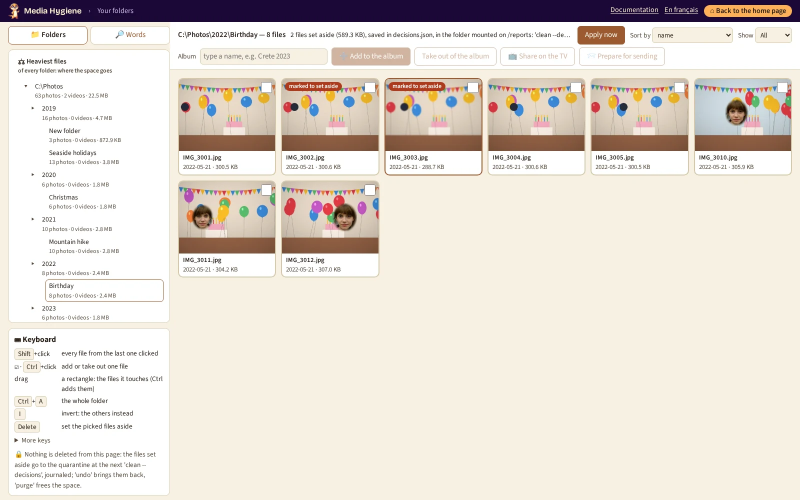
#> input picture documentation/en/images/browse.webp, 1600 x 1000 px (shown at 1/2 size)
$ python -i pictures.py   (imports and definitions only)
#> lines starting #> are read from the running program, lines starting #| are printed output that depends on the picture
"""One synthetic picture: a scene drawn wider than the frame, panned, grained.

A burst shot may have a pose: a subject moved across the frame, so that the shots of a
series differ like real ones (another pose), not only by a few pixels of panning.
"""

from __future__ import annotations

import random
from dataclasses import dataclass
from enum import StrEnum
from typing import TYPE_CHECKING, Final

from PIL import ImageDraw, ImageFilter

from tests.support.docs.festive import balloons, christmas
from tests.support.docs.landscapes import beach, meadow, mountains, sunset
from tests.support.docs.painting import grain
from tests.support.docs.portraits import paste_face, placement_of

if TYPE_CHECKING:
    from collections.abc import Callable, Mapping

    from PIL import Image

    from tests.support.docs.painting import Size

WIDTH: Final = 1500
HEIGHT: Final = 1000
_MARGIN: Final = 80  # drawn wider than the frame: a burst pans across the same scene
_SOFTEN: Final = 0.8
_SHAKEN: Final = 6.0
_GRAIN_SEEDS: Final = 1000
_SUBJECT: Final = 110  # diameter of the posing subject, in pixels
_POSE_STEP: Final = 90  # how far it moves from one pose to the next
_SUBJECT_COLOUR: Final = (40, 45, 60)


class Kind(StrEnum):
    """What a picture shows."""

    BEACH = "beach"
    MOUNTAINS = "mountains"
    SUNSET = "sunset"
    MEADOW = "meadow"
    CHRISTMAS = "christmas"
    BALLOONS = "balloons"


# [8 lines that did not run here, left out]


@dataclass(frozen=True, slots=True)
class Picture:
    """A scene: the same kind and seed always draw the same picture."""

    kind: Kind
    seed: int
    pan: int = _MARGIN // 2
    shaken: bool = False
    pose: int | None = None  # burst shots: where the subject stands, None: no subject


# [24 lines that did not run here, left out]

>>> import cv2
>>> picture = cv2.imread('../../../documentation/en/images/browse.webp', cv2.IMREAD_GRAYSCALE)
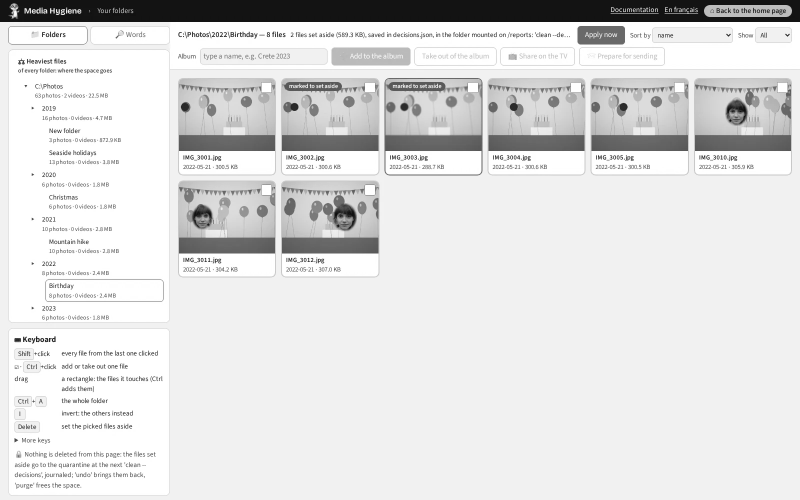
#> picture: shape (1000, 1600) (shown at 1/2 size); min 5, max 255, mean 222.4
#> (the run stopped early here; a loop or call above may not have finished)

$ run again, on documentation/en/images/classify-year.webp
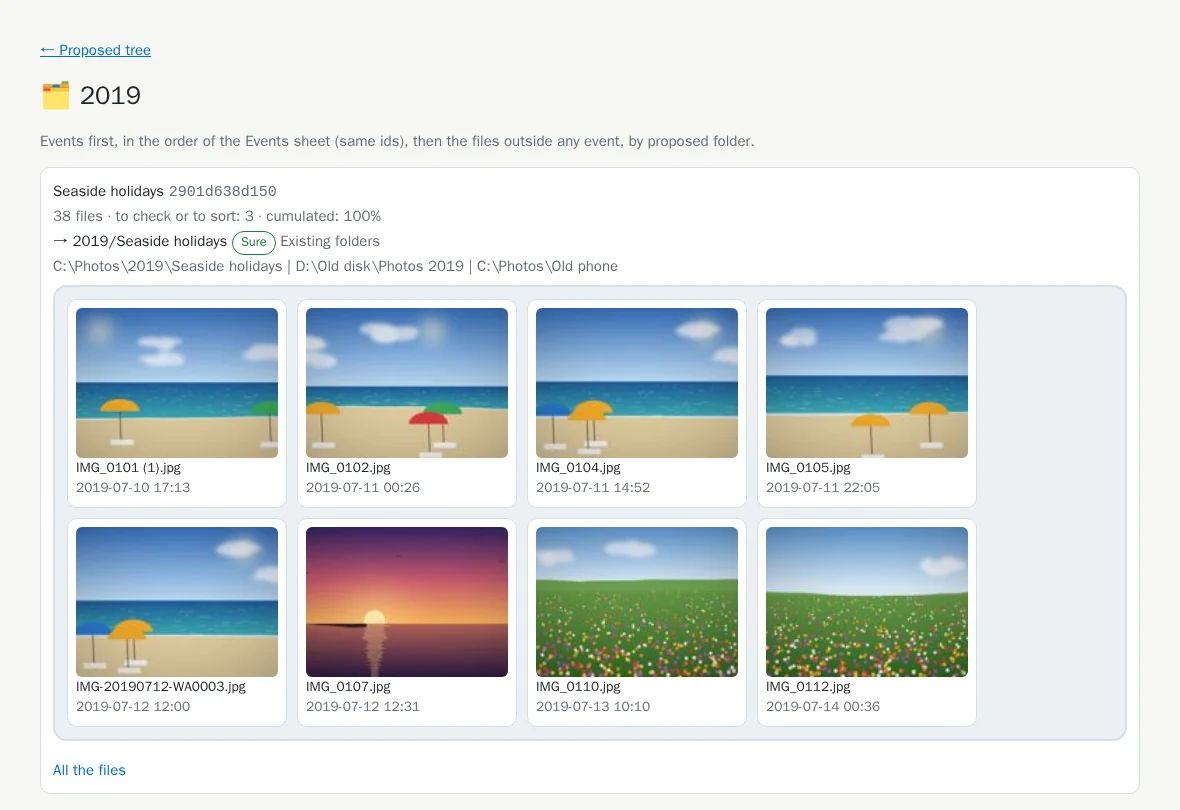
#> input picture documentation/en/images/classify-year.webp, 1180 x 810 px
#> `picture = cv2.imread('../../../documentation/en/images/browse.webp', c..`:
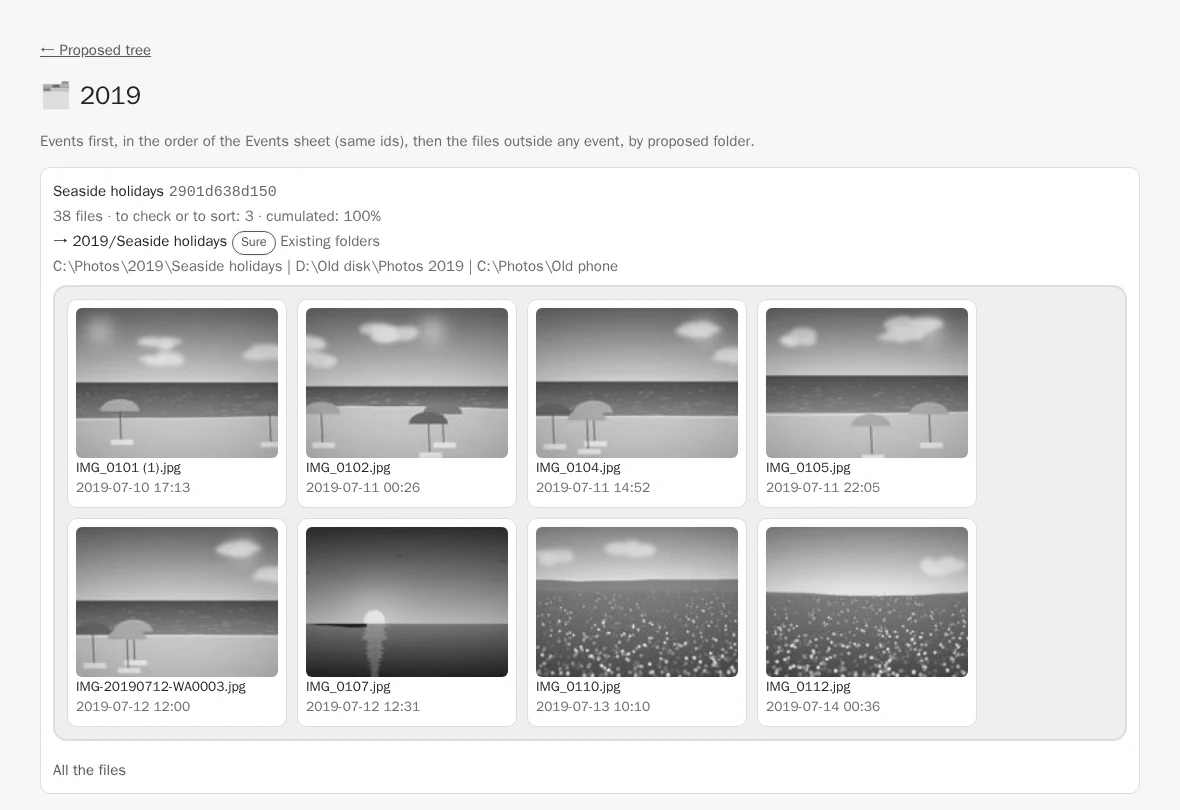
#> picture: shape (810, 1180); min 25, max 255, mean 219.6

$ run again, on documentation/en/images/clean-report.webp
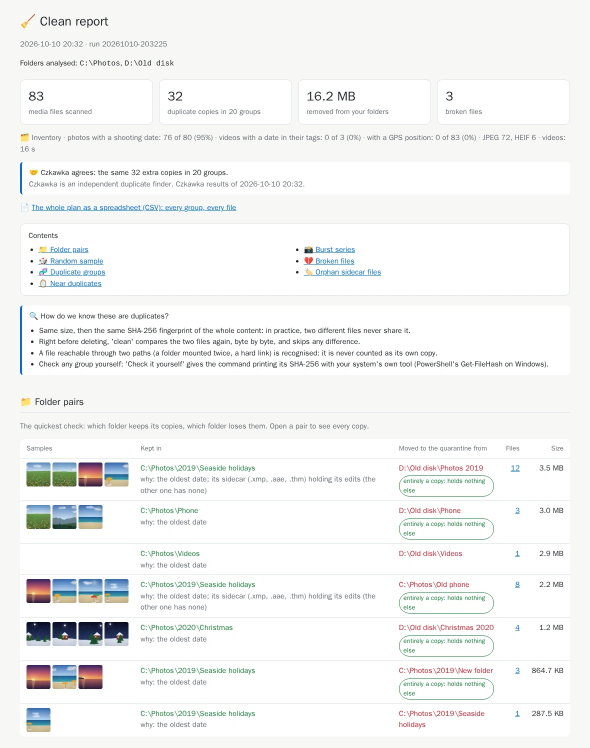
#> input picture documentation/en/images/clean-report.webp, 1180 x 1496 px (shown at 1/2 size)
#> `picture = cv2.imread('../../../documentation/en/images/browse.webp', c..`:
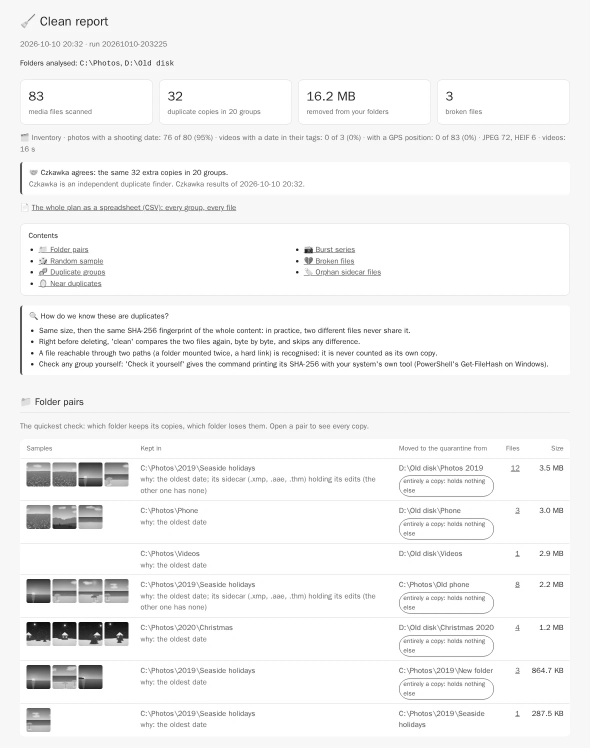
#> picture: shape (1496, 1180) (shown at 1/2 size); min 5, max 255, mean 243.9
